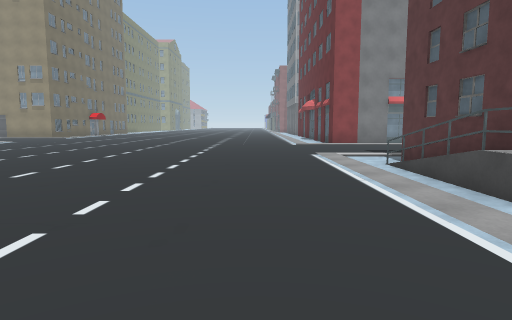
[1] (above)

19 first-person views from a walk through a Unity game level. The camera is 1.5 m above the floor, tilts 6° down and sees 75° across. The floor is counted in squares, 2 m on a side. Each view is taken from the middle of a square. On the plan, view 1 faces up. The plan holds only what a view shows up to about 11 squares ahead; the rest is blank. The place goes on beyond the plan. The player is left out. Some animated figures are not drawn. Some surface patterns are stand-ins.

[2]
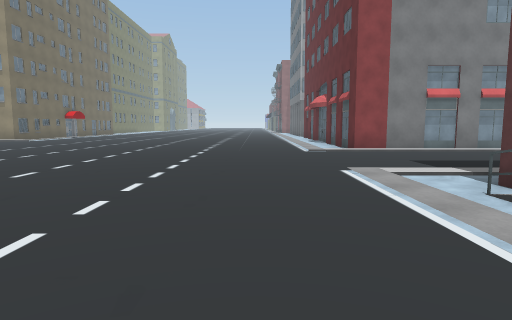

[3]
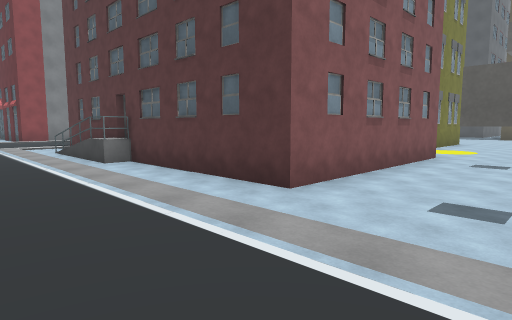

[4]
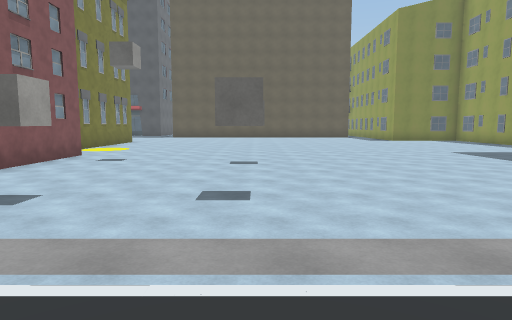

[5]
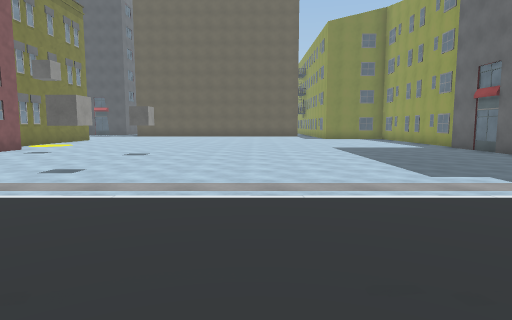

[6]
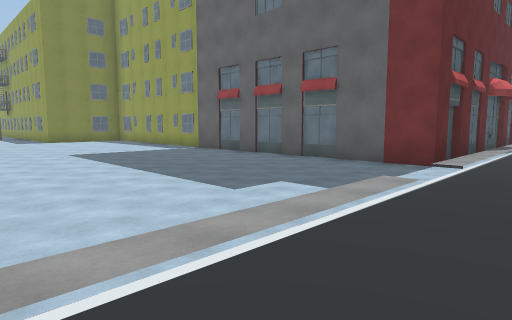

[7]
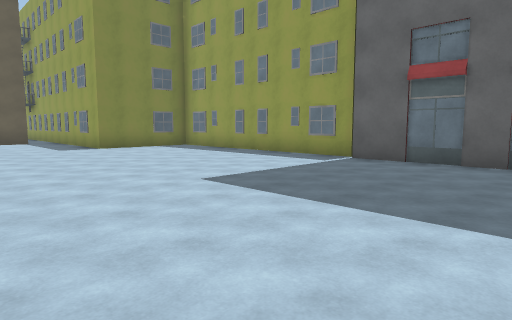

[8]
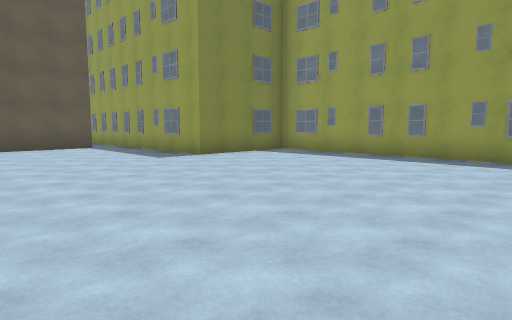

[9]
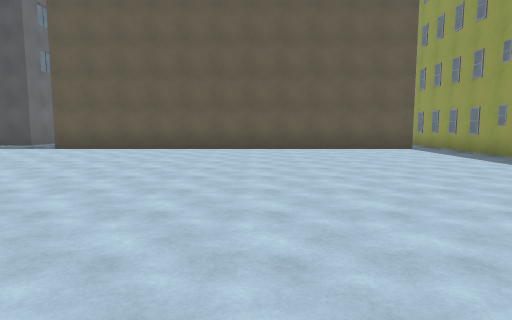

[10]
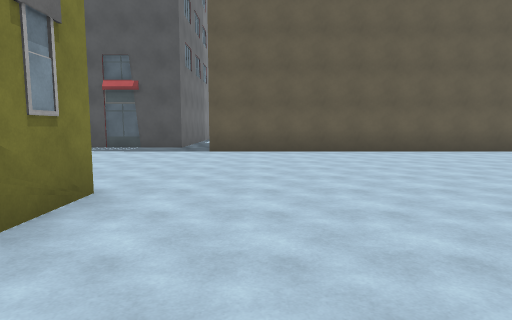

[11]
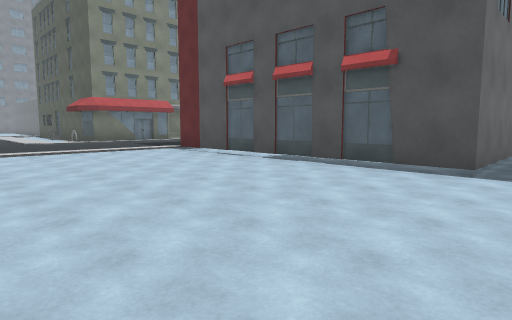

[12]
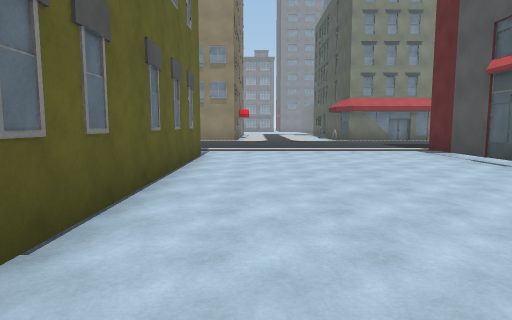

[13]
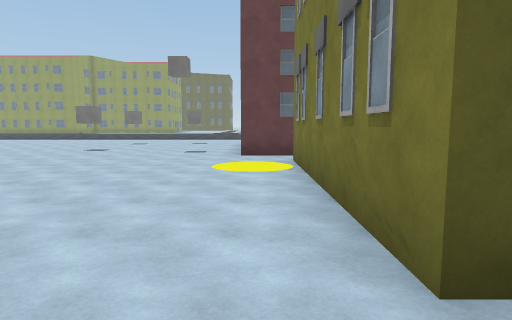

[14]
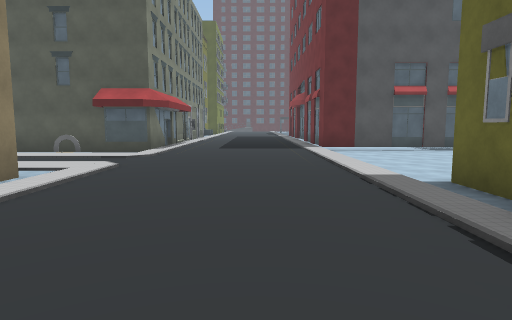

[15]
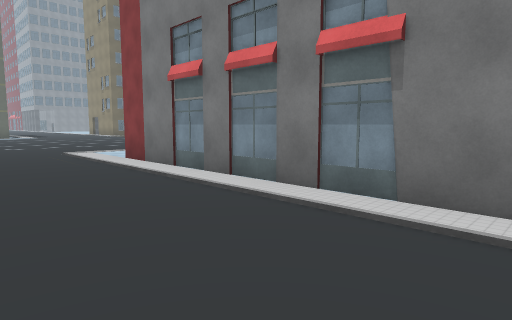

[16]
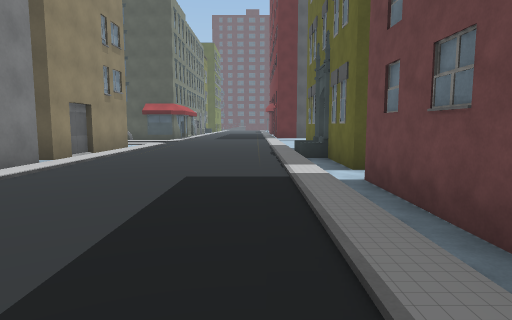

[17]
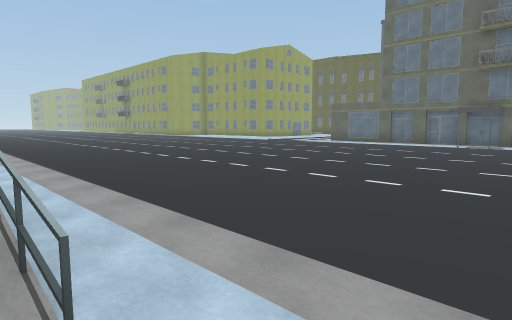

[18]
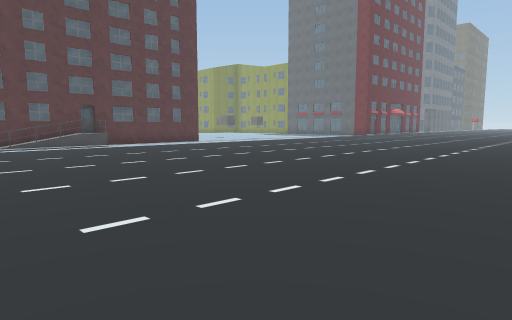

[19]
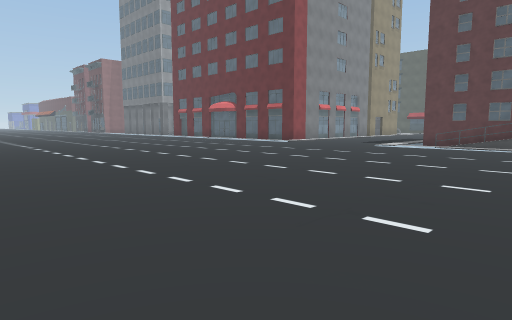

### Floor plan
Key: @ floor where view 1 was taken; # wall or solid block; . floor; / step, stairs or slope; = window, fence, low wall or low ledge; B building; C cube.
Columns run from 10 left of view 1 to 22 right of it. Each row starts with its distance up from view 1.
 14   ........../B############B... ##
 13  ...........///////////////.../B#
 12  ................................
 11  ................................
 10  ................................
  9  ................................
  8 ............/// //////= ////////B
  7 ............/#  ##########......#
  6 ............/#            ......#
  5 ............/B            ......#
  4 ............/B            ......#
  3 ............/B            ......#
  2  .........../#            ......#
  1  .........../#            ......#
  0  .........@./#     #######......#
 -1  .........../#######............#
 -2  .....  ..../...................#
 -3   ...    .../.C.................#
 -4   ..      ../...................#
 -5            ./...................#
 -6           ../.C..C..............#
 -7           ../...................#
 -8          .../...................#
 -9         ..../...................#
-10          .../...................#
-11           ../...................#
-12           ../...................B
-13           ../..............######
-14            ................#
-15            ................#
-16            .######B#########

Positions as (right, up) in squares from view 1, and headings:
1: (0, 0), facing up
2: (0, 3), facing up
3: (0, -4), facing up-right
4: (0, -6), facing right
5: (-2, -9), facing right
6: (0, -9), facing down-right
7: (6, -9), facing down-right
8: (10, -8), facing down-right
9: (11, -7), facing right
10: (12, -2), facing right
11: (16, -1), facing up-right
12: (17, -1), facing up
13: (17, -1), facing left
14: (11, 10), facing right
15: (11, 10), facing up-left
16: (4, 9), facing right
17: (3, 8), facing down-left
18: (-10, 8), facing down-right
19: (-10, 3), facing up-right
